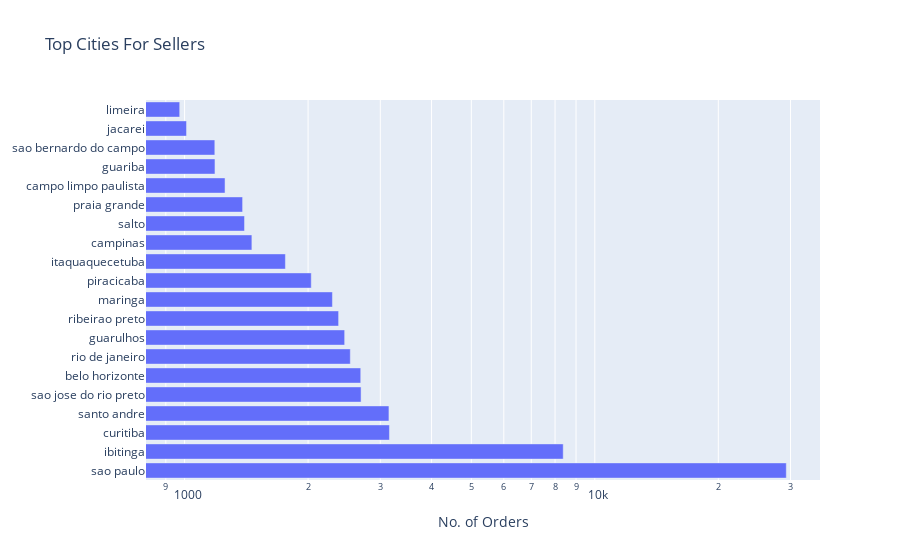

Write notebook code for a chart like this one.
### Code cell
fig = go.Figure(go.Bar(y=popular_cities_seller.head(20).index, x=popular_cities_seller['seller_city'].head(20), 
                      orientation="h"))

fig.update_layout(title_text='Top Cities For Sellers',xaxis_title="No. of Orders")
fig.update_xaxes(type="log")
fig.show()

### Figure 1 — Plotly figure (JSON) as saved in the notebook; plotly's stock layout.template omitted (floating-point values rounded to 4 significant figures)
{"data": [{"orientation": "h", "type": "bar", "x": [29294, 8375, 3158, 3149, 2693, 2688, 2535, 2456, 2374, 2293, 2036, 1761, 1459, 1400, 1385, 1255, 1186, 1185, 1011, 973], "y": ["sao paulo", "ibitinga", "curitiba", "santo andre", "sao jose do rio preto", "belo horizonte", "rio de janeiro", "guarulhos", "ribeirao preto", "maringa", "piracicaba", "itaquaquecetuba", "campinas", "salto", "praia grande", "campo limpo paulista", "guariba", "sao bernardo do campo", "jacarei", "limeira"]}], "layout": {"title": {"text": "Top Cities For Sellers"}, "xaxis": {"title": {"text": "No. of Orders"}, "type": "log"}}}
